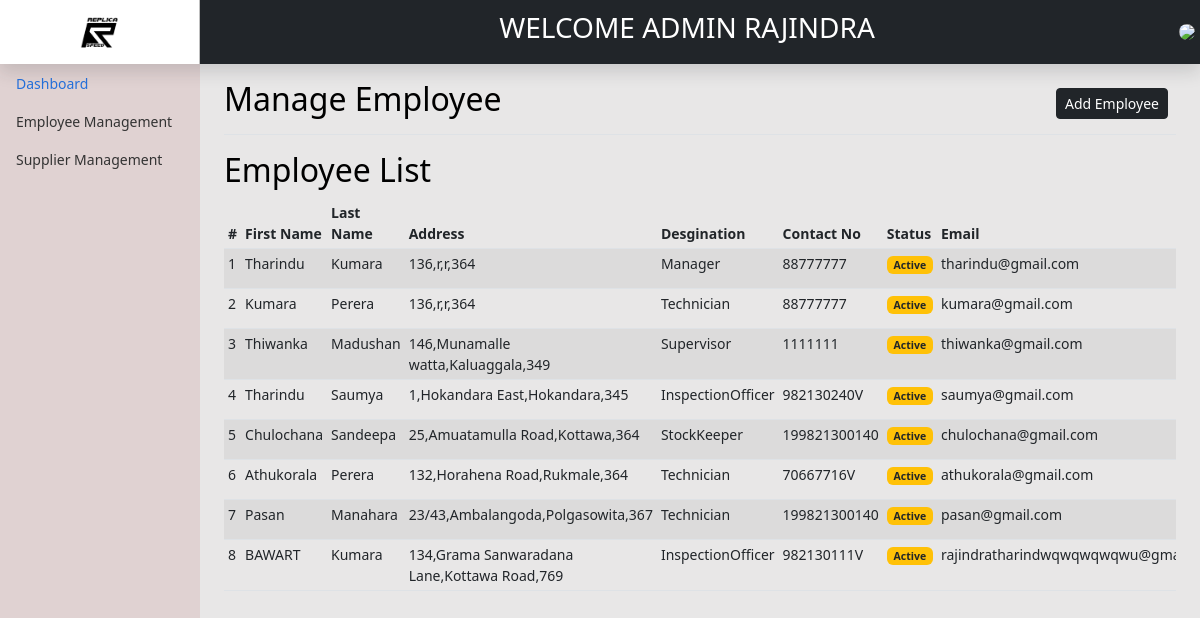
The app's page /backend/user/employee/viewEmp.php (signed in), older data.
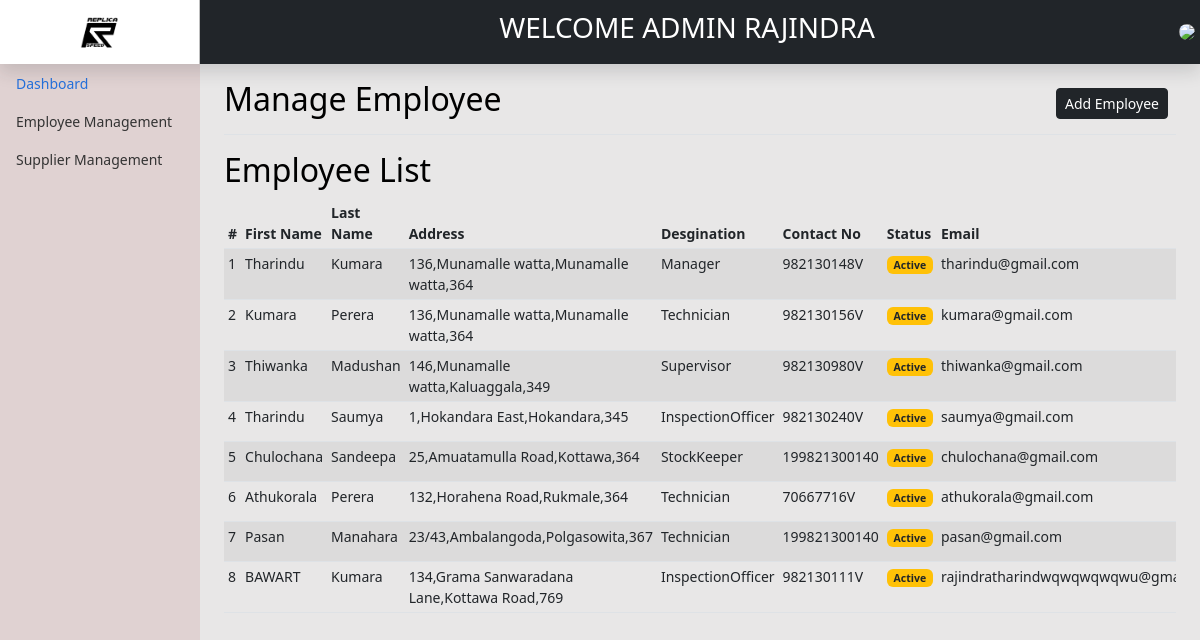
The same page, newer data.
### tables this page shows
CREATE TABLE IF NOT EXISTS `users` (
  `UserId` int(11) NOT NULL AUTO_INCREMENT,
  `Title` varchar(10) NOT NULL,
  `UserImage` varchar(255) DEFAULT NULL,
  `FirstName` varchar(100) NOT NULL,
  `LastName` varchar(100) NOT NULL,
  `Email` varchar(255) NOT NULL,
  `Password` varchar(255) NOT NULL,
  `UserRole` varchar(100) NOT NULL,
  `depId` int(11) DEFAULT NULL,
  `HouseNo` varchar(100) NOT NULL,
  `Lane` varchar(100) NOT NULL,
  `Street` varchar(100) DEFAULT NULL,
  `Province` int(11) NOT NULL,
  `District` int(11) NOT NULL,
  `City` int(11) NOT NULL,
  `Gender` varchar(10) NOT NULL,
  `NIC` varchar(12) NOT NULL,
  `Dob` date DEFAULT NULL,
  `Status` int(1) NOT NULL,
  `ContactNo` int(10) NOT NULL,
  `passwordreset` varchar(255) DEFAULT NULL,
  `AddUser` int(11) DEFAULT NULL,
  `AddDate` date DEFAULT NULL,
  `UpdateUser` int(11) DEFAULT NULL,
  `UpdateDate` date DEFAULT NULL,
  PRIMARY KEY (`UserId`)
);

### backend/user/employee/viewEmp.php (the view, shortened to what this page needs)
<?php include'../../header.php'; ?>
<main class="col-md-9 ms-sm-auto col-lg-10 px-md-4 ">
    <div class="d-flex justify-content-between flex-wrap flex-md-nowrap align-items-center pt-3 pb-2 mb-3 border-bottom">
        <h1 class="h2">Manage Employee</h1>
        <div class="btn-toolbar mb-2 mb-md-0">
            <div class="btn-group me-2">
                <a href="addEmp.php" class="btn btn-sm btn-dark">Add Employee</a>
            </div>
        </div>
    </div>
    <h2>Employee List</h2>
    <div class="table-responsive" >
        <?php
        $db = dbconn();
        $sql = "SELECT UserId,FirstName,Lastname,Email,HouseNo,Lane,Street,City,Gender,NIC,Status,UserRole FROM users WHERE UserRole<>'admin'";
        $result = $db->query($sql);
        ?>
        <table class="table table-striped table-sm">
            <thead>
                <tr>
                    <th scope="col">#</th>
                    <th scope="col">First Name</th>
                    <th scope="col">Last Name</th>
                    <th scope="col">Address</th>
                    <th scope="col">Desgination</th>
                    <th scope="col">Contact No</th>
                    <th scope="col">Status</th>
                    <th scope="col">Email</th>
                </tr>
            </thead>
            <tbody>
                <?php
                if ($result->num_rows >= 0) {
                    $n = 1;
                    while ($row = $result->fetch_assoc()) {
                        ?>
                        <tr>
                            <td><?= $n ?></td>
                            <td><?= $row['FirstName'] ?></td>
                            <td><?= $row['Lastname'] ?></td>
                            <td><?= $row['HouseNo'] . "," . $row['Lane'] . "," . $row['Street'] . "," . $row['City'] ?></td>
                            <td><?= ucwords($row['UserRole']) ?></td>
                            <td><?= $row['NIC'] ?></td>
                            <td>
                                <?php
                                $StatusUser = $row['Status'];
                                $statusDescription = '';
                                switch ($StatusUser) {
                                    case 1:
                                        $statusDescription = "Active";
                                        $statusColor = "badge bg-warning text-dark btn-sm";
                                        break;
                                }
                                ?>
                                <span class='<?= $statusColor; ?>'><?= $statusDescription; ?> </span>
                            </td>
                            <td><?= $row['Email'] ?></td>
                        </tr>
                        <?php
                        $n++;
                    }
                }
                ?>
            </tbody>
        </table>
    </div>
</main>
<?php include'../../footer.php'; ?>

Row changes from the older to the newer data that the page shows:
changed users "Manager": Lane "r" → "Munamalle watta"; Street "r" → "Munamalle watta"; NIC "88777777" → "982130148V"
changed users "kumara@gmail.com": Lane "r" → "Munamalle watta"; Street "r" → "Munamalle watta"; NIC "88777777" → "982130156V"
changed users "Thiwanka": NIC "1111111" → "982130980V"
